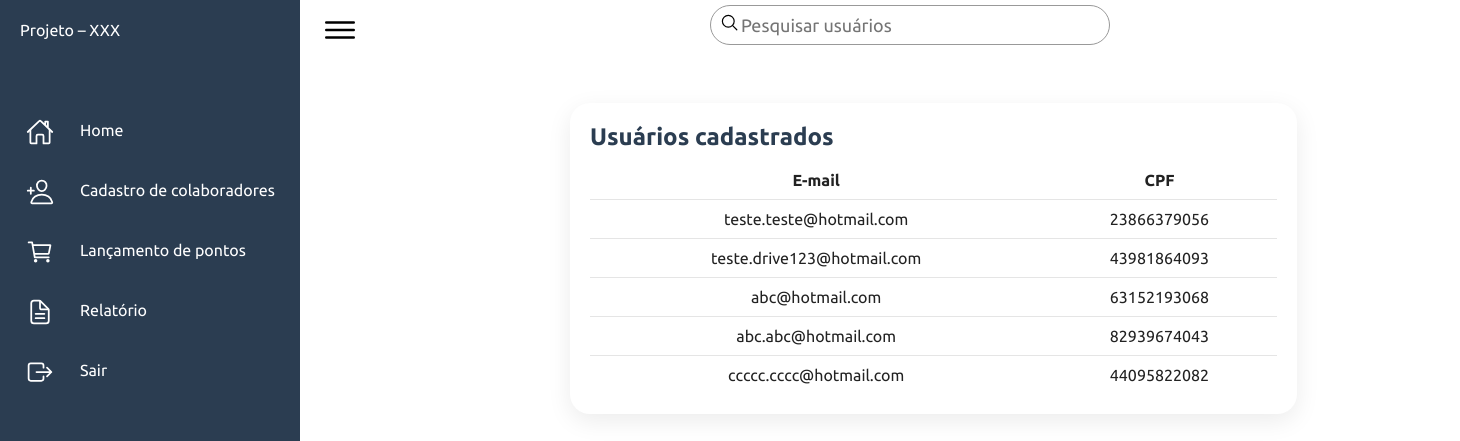
/busca/buscausuario.php (signed in), run on the app's committed database.
### tables this page shows
CREATE TABLE IF NOT EXISTS `usuarios` (
  `id` int(11) NOT NULL AUTO_INCREMENT,
  `nome` varchar(255) NOT NULL,
  `email` varchar(255) NOT NULL,
  `senha` varchar(255) NOT NULL,
  `cpf` varchar(11) NOT NULL,
  PRIMARY KEY (`id`)
);

### busca/buscausuario.php (the view, shortened to what this page needs)
<?php
require_once "../database/conn.php";
?>
<!DOCTYPE html>
<html lang="pt-BR">
<head>
<link rel="stylesheet" type="text/css" href="../css/style.css">
</head>
<body>
    <div class="container">
        <div class="navigantion">
            <ul>
                <li>
                    <a href="">
                        <span class="title">Projeto – XXX</span>
                    </a>
                </li>
                <li>
                    <a href="../layout/restrita.php">
                        <span class="icon"><ion-icon name="home-outline"></ion-icon></span>
                        <span class="title">Home</span>
                    </a>
                </li>
                <li>
                    <a href="../layout/colaboradores.php">
                        <span class="icon"><ion-icon name="person-add-outline"></ion-icon></span>
                        <span class="title">Cadastro de colaboradores</span>
                    </a>
                </li>
                <li>
                    <a href="../layout/lancapontos.php">
                        <span class="icon"><ion-icon name="cart-outline"></ion-icon></ion-icon></span>
                        <span class="title">Lançamento de pontos</span>
                    </a>
                </li>
                <li>
                    <a href="../layout/relatorio.php">
                        <span class="icon"><ion-icon name="document-text-outline"></ion-icon></span>
                        <span class="title">Relatório</span>
                    </a>
                </li>
                <li>
                    <a href="../layout/logout.php">
                        <span class="icon"><ion-icon name="exit-outline"></ion-icon></span>
                        <span class="title">Sair</span>
                    </a>
                </li>
            </ul>
        </div>
    </div>
         <div class="main">
             <div class="topbar">
                 <div class="toggle">
                    <ion-icon name="menu-outline"></ion-icon>
                 </div>
                 <div class="search">
                    <label>
                        <form class="form-inline" action="../busca/buscausuario.php?id=$id&nome=$nome'" method="POST">
                            <input type="text" placeholder="Pesquisar usuários" name="pesquisar">
                            <ion-icon name="search-outline"></ion-icon>
                        </form>
                    </label>
                 </div>
             </div>
             <div class="details">
                 <div class="recentOrders">
                     <div class="cardHeader">
                         <h2>Usuários cadastrados</h2>
                     </div>
                     <table>
                         <thead>
                             <tr>
                                <td>E-mail</td>
                                <td>CPF</td>
                             </tr>
                         </thead>
                         <tbody>
                       <tr>
                            <?php
                                $pesquisar = $_POST['pesquisar'];
                                $sql = "SELECT * FROM usuarios where email like '%$pesquisar%'";
                                $resultado = $conn->query($sql);
                                while ($registro = $resultado->fetch_array())
                                {
                                    $email  =  $registro[2];
                                    $cpf    =  $registro[4];
                                    $email     = htmlentities($email, ENT_QUOTES, "UTF-8");
                                    $cpf       = htmlentities($cpf, ENT_QUOTES, "UTF-8");
                                    echo "<tr>
                                    <td> $email</td>
                                    <td> $cpf</td>
                                    </td>";
                                }
                            ?>
                        </tr>
                    </tbody>
                    </table>
                 </div>
         </div>
    </div>
</body>
</html>

### css/style.css (style rules this page uses)
* { margin: 0; padding: 0; box-sizing: border-box; font-family: 'Ubuntu', sans-serif; }
:root { --blue: #2b3d51; --white: #fff; --grey: #f5f5f5; --black1: #222; --black2: #999; --green: green; --red: red; }
body { min-height: 100vh; overflow-x: hidden; }
.container { position: relative; width: 100%; }
.navigantion { position: fixed; width: 300px; height: 100%; background: var(--blue); border-left: 10px solid var(--blue); transition: 0.5s; overflow: hidden; }
.navigantion ul { position: absolute; top: 0; left: 0; width: 100%; }
.navigantion ul li { position: relative; width: 100%; list-style: none; border-top-left-radius: 30px; border-bottom-left-radius: 30px; }
.navigantion ul li:nth-child(1) { margin-bottom: 40px; pointer-events: none; }
.navigantion ul li a { position: relative; display: block; width: 100%; display: flex; text-decoration: none; color: var(--white); }
.navigantion ul li a .icon { position: relative; display: block; min-width: 60px; height: 60px; line-height: 80px; text-align: center; }
.navigantion ul li a .icon ion-icon { font-size: 1.75em; }
.navigantion ul li a .title { position: relative; display: block; padding: 0 10px; height: 60px; line-height: 60px; text-align: start; white-space: nowrap; }
.main { position: absolute; width: calc(100% - 300px); left: 300px; min-height: 100vh; background: var(--white); transition: 0.5s; }
.topbar { width: 100%; height: 60px; display: flex; justify-content: space-between; align-items: center; padding: 0 10px; }
.toggle { position: relative; width: 60px; height: 60px; display: flex; justify-content: center; align-items: center; font-size: 2.5em; cursor: pointer; }
.search { position: relative; width: 400px; margin: auto; margin-top: 5px; }
.search label { position: relative; width: 100%; }
.search label input { width: 100%; height: 40px; border-radius: 40px; padding: 5px 20px; padding-left: 30px; font-size: 18px; outline: none; border: 1px solid var(--black2); }
.search label ion-icon { position: absolute; top: 0; left: 10px; font-size: 1.2em; }
.details { position: relative; width: 100%; padding: 20px; display: grid; grid-template-columns: 2fr 1fr; grid-gap: 30px; right: -250px; margin-top: 2%; }
.details .recentOrders { position: relative; display: grid; min-height: 300px; background: var(--white); padding: 20px; box-shadow: 0 7px 25px rgba(0,0,0,0.08); border-radius: 20px; }
.cardHeader { display: flex; justify-content: space-between; align-items: flex-start; }
.cardHeader h2 { font-weight: 600; color: var(--blue); }
.details table { width: 100%; border-collapse: collapse; margin-top: 10px; }
.details table thead td { font-weight: 600; }
.details .recentOrders table tr { color: var(--black1); border-bottom: 1px solid rgba(0, 0, 0, 0.1); }
.details .recentOrders table tr:last-child { border-bottom: none; }
.details .recentOrders table tr td { padding: 10px; text-align: center; }
.search label ion-icon { position: relative; margin-top: -150px; top: -28px; left: 10px; font-size: 1.2em; }

### data on the page
usuarios: email "teste.teste@hotmail.com", cpf "23866379056"
usuarios: email "teste.drive123@hotmail.com", cpf "43981864093"
usuarios: email "abc@hotmail.com", cpf "63152193068"
usuarios: email "abc.abc@hotmail.com", cpf "82939674043"
usuarios: email "ccccc.cccc@hotmail.com", cpf "44095822082"
